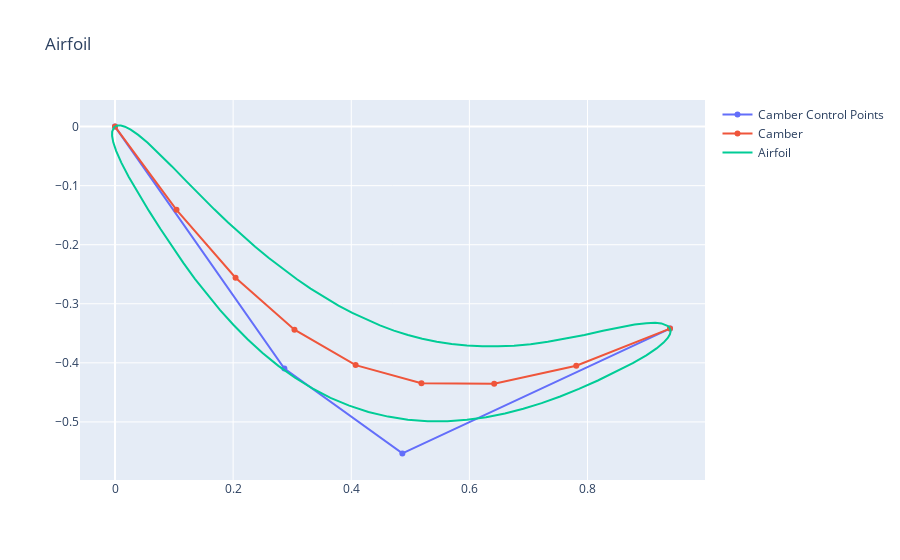
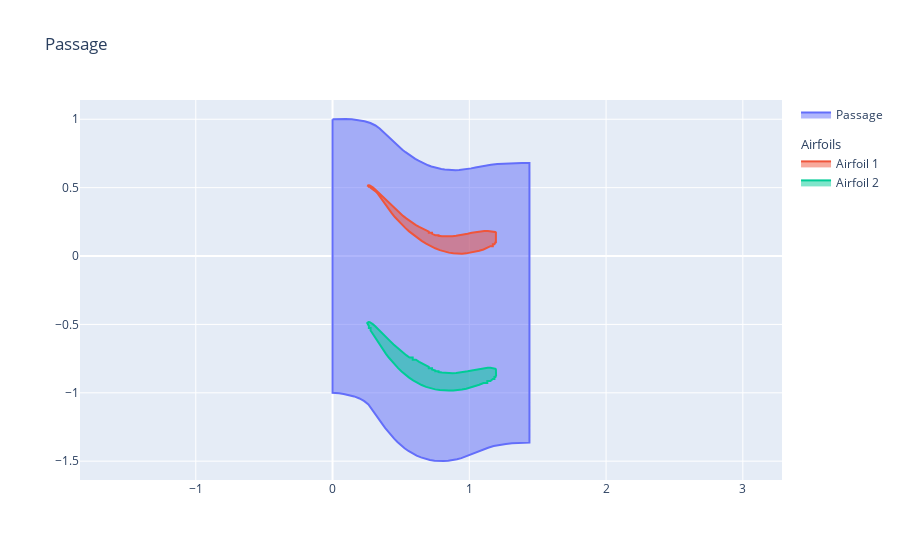

The notebook cell saved with these charts, in order:
### Markdown cell above
## Rotor Airfoil

### Code cell
import numpy as np
from parafoil import CamberThicknessAirfoil, TurboRowPassage


airfoil = CamberThicknessAirfoil(
    inlet_angle=np.radians(-55),
    outlet_angle=np.radians(25),
    stagger_angle=np.radians(-20),
    upper_thick_prop=[0.025, 0.05, 0.1, 0.05, 0.025],
    lower_thick_prop=[0.025, 0.05, 0.1, 0.05, 0.025],
    leading_prop=0.5,
    trailing_prop=0.5,
    chord_length=1
)

airfoil.visualize(include_camber_ctrl_pnts=True)

passage = TurboRowPassage(
    airfoil=airfoil,
    spacing_to_chord=1.0,
    leading_edge_gap_to_chord=0.25,
    trailing_edge_gap_to_chord=0.25,
    num_airfoils=2,
    type="surface"
)

passage.visualize()
